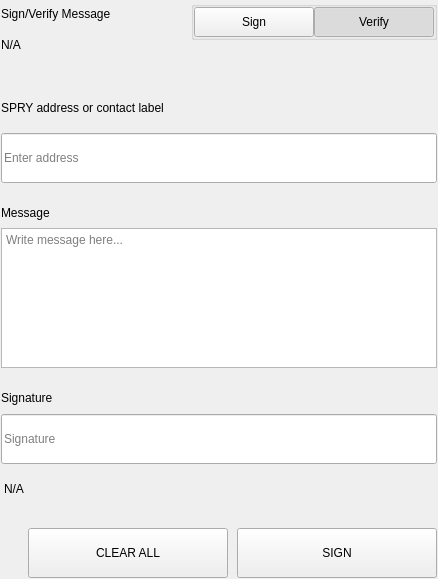
<?xml version="1.0" encoding="UTF-8"?>
<ui version="4.0">
 <class>SettingsSignMessageWidgets</class>
 <widget class="QWidget" name="SettingsSignMessageWidgets">
  <property name="geometry">
   <rect>
    <x>0</x>
    <y>0</y>
    <width>438</width>
    <height>579</height>
   </rect>
  </property>
  <property name="windowTitle">
   <string>Form</string>
  </property>
  <layout class="QVBoxLayout" name="verticalLayout">
   <property name="spacing">
    <number>0</number>
   </property>
   <property name="leftMargin">
    <number>0</number>
   </property>
   <property name="topMargin">
    <number>0</number>
   </property>
   <property name="rightMargin">
    <number>0</number>
   </property>
   <property name="bottomMargin">
    <number>0</number>
   </property>
   <item>
    <widget class="QWidget" name="left" native="true">
     <layout class="QVBoxLayout" name="verticalLayout_3">
      <property name="leftMargin">
       <number>0</number>
      </property>
      <property name="topMargin">
       <number>0</number>
      </property>
      <property name="rightMargin">
       <number>0</number>
      </property>
      <property name="bottomMargin">
       <number>0</number>
      </property>
      <item>
       <widget class="QWidget" name="container_sign" native="true">
        <layout class="QVBoxLayout" name="verticalLayout_2">
         <property name="spacing">
          <number>0</number>
         </property>
         <property name="leftMargin">
          <number>1</number>
         </property>
         <property name="topMargin">
          <number>1</number>
         </property>
         <property name="rightMargin">
          <number>1</number>
         </property>
         <property name="bottomMargin">
          <number>1</number>
         </property>
         <item>
          <layout class="QHBoxLayout" name="horizontalLayout_3" stretch="3,1">
           <property name="spacing">
            <number>40</number>
           </property>
           <item>
            <layout class="QVBoxLayout" name="verticalLayoutTitle">
             <property name="spacing">
              <number>5</number>
             </property>
             <item>
              <widget class="QLabel" name="labelTitle">
               <property name="text">
                <string>Sign/Verify Message</string>
               </property>
              </widget>
             </item>
             <item>
              <widget class="QLabel" name="labelSubtitle1">
               <property name="text">
                <string notr="true">N/A</string>
               </property>
               <property name="wordWrap">
                <bool>true</bool>
               </property>
              </widget>
             </item>
            </layout>
           </item>
           <item alignment="Qt::AlignRight|Qt::AlignTop">
            <widget class="QWidget" name="containerSwitch" native="true">
             <property name="styleSheet">
              <string notr="true">#containerSwitch{
	padding-top:9px;
}</string>
             </property>
             <layout class="QVBoxLayout" name="verticalLayout_6">
              <property name="spacing">
               <number>4</number>
              </property>
              <property name="leftMargin">
               <number>0</number>
              </property>
              <property name="topMargin">
               <number>0</number>
              </property>
              <property name="rightMargin">
               <number>0</number>
              </property>
              <property name="bottomMargin">
               <number>0</number>
              </property>
              <item alignment="Qt::AlignRight">
               <widget class="QGroupBox" name="groupBox">
                <property name="sizePolicy">
                 <sizepolicy hsizetype="Fixed" vsizetype="Preferred">
                  <horstretch>0</horstretch>
                  <verstretch>0</verstretch>
                 </sizepolicy>
                </property>
                <property name="title">
                 <string/>
                </property>
                <property name="alignment">
                 <set>Qt::AlignRight|Qt::AlignTop|Qt::AlignTrailing</set>
                </property>
                <layout class="QHBoxLayout" name="horizontalLayout_4">
                 <property name="spacing">
                  <number>0</number>
                 </property>
                 <property name="leftMargin">
                  <number>0</number>
                 </property>
                 <property name="topMargin">
                  <number>0</number>
                 </property>
                 <property name="rightMargin">
                  <number>0</number>
                 </property>
                 <property name="bottomMargin">
                  <number>0</number>
                 </property>
                 <item>
                  <widget class="QPushButton" name="pushSign">
                   <property name="minimumSize">
                    <size>
                     <width>120</width>
                     <height>30</height>
                    </size>
                   </property>
                   <property name="maximumSize">
                    <size>
                     <width>120</width>
                     <height>30</height>
                    </size>
                   </property>
                   <property name="focusPolicy">
                    <enum>Qt::NoFocus</enum>
                   </property>
                   <property name="text">
                    <string>Sign</string>
                   </property>
                   <property name="checkable">
                    <bool>true</bool>
                   </property>
                   <property name="autoExclusive">
                    <bool>true</bool>
                   </property>
                  </widget>
                 </item>
                 <item>
                  <widget class="QPushButton" name="pushVerify">
                   <property name="minimumSize">
                    <size>
                     <width>120</width>
                     <height>30</height>
                    </size>
                   </property>
                   <property name="maximumSize">
                    <size>
                     <width>120</width>
                     <height>30</height>
                    </size>
                   </property>
                   <property name="focusPolicy">
                    <enum>Qt::NoFocus</enum>
                   </property>
                   <property name="text">
                    <string>Verify</string>
                   </property>
                   <property name="checkable">
                    <bool>true</bool>
                   </property>
                   <property name="checked">
                    <bool>true</bool>
                   </property>
                   <property name="autoExclusive">
                    <bool>true</bool>
                   </property>
                  </widget>
                 </item>
                </layout>
               </widget>
              </item>
              <item alignment="Qt::AlignHCenter|Qt::AlignTop">
               <widget class="QLabel" name="labelSubtitleSwitch">
                <property name="text">
                 <string/>
                </property>
                <property name="alignment">
                 <set>Qt::AlignRight|Qt::AlignTrailing|Qt::AlignVCenter</set>
                </property>
               </widget>
              </item>
             </layout>
            </widget>
           </item>
          </layout>
         </item>
         <item>
          <spacer name="verticalSpacer_2">
           <property name="orientation">
            <enum>Qt::Vertical</enum>
           </property>
           <property name="sizeType">
            <enum>QSizePolicy::Fixed</enum>
           </property>
           <property name="sizeHint" stdset="0">
            <size>
             <width>20</width>
             <height>40</height>
            </size>
           </property>
          </spacer>
         </item>
         <item>
          <widget class="QWidget" name="containerAddress" native="true">
           <property name="sizePolicy">
            <sizepolicy hsizetype="Preferred" vsizetype="Fixed">
             <horstretch>0</horstretch>
             <verstretch>0</verstretch>
            </sizepolicy>
           </property>
           <layout class="QVBoxLayout" name="verticalLayout_5" stretch="0,0">
            <property name="spacing">
             <number>15</number>
            </property>
            <property name="leftMargin">
             <number>0</number>
            </property>
            <property name="topMargin">
             <number>0</number>
            </property>
            <property name="rightMargin">
             <number>0</number>
            </property>
            <property name="bottomMargin">
             <number>0</number>
            </property>
            <item>
             <widget class="QLabel" name="labelSubtitleAddress">
              <property name="minimumSize">
               <size>
                <width>0</width>
                <height>20</height>
               </size>
              </property>
              <property name="maximumSize">
               <size>
                <width>16777215</width>
                <height>20</height>
               </size>
              </property>
              <property name="text">
               <string>SPRY address or contact label</string>
              </property>
             </widget>
            </item>
            <item>
             <widget class="QLineEdit" name="addressIn_SM">
              <property name="minimumSize">
               <size>
                <width>0</width>
                <height>50</height>
               </size>
              </property>
              <property name="maximumSize">
               <size>
                <width>16777215</width>
                <height>50</height>
               </size>
              </property>
              <property name="placeholderText">
               <string>Enter address</string>
              </property>
             </widget>
            </item>
           </layout>
          </widget>
         </item>
         <item>
          <spacer name="verticalSpacer_3">
           <property name="orientation">
            <enum>Qt::Vertical</enum>
           </property>
           <property name="sizeType">
            <enum>QSizePolicy::Fixed</enum>
           </property>
           <property name="sizeHint" stdset="0">
            <size>
             <width>20</width>
             <height>20</height>
            </size>
           </property>
          </spacer>
         </item>
         <item>
          <layout class="QVBoxLayout" name="verticalLayout_9">
           <property name="spacing">
            <number>5</number>
           </property>
           <item>
            <widget class="QLabel" name="labelSubtitleMessage">
             <property name="minimumSize">
              <size>
               <width>0</width>
               <height>20</height>
              </size>
             </property>
             <property name="maximumSize">
              <size>
               <width>16777215</width>
               <height>20</height>
              </size>
             </property>
             <property name="text">
              <string>Message</string>
             </property>
            </widget>
           </item>
           <item>
            <widget class="QPlainTextEdit" name="messageIn_SM">
             <property name="minimumSize">
              <size>
               <width>0</width>
               <height>140</height>
              </size>
             </property>
             <property name="maximumSize">
              <size>
               <width>16777215</width>
               <height>140</height>
              </size>
             </property>
             <property name="placeholderText">
              <string>Write message here...</string>
             </property>
            </widget>
           </item>
          </layout>
         </item>
         <item>
          <spacer name="verticalSpacer_4">
           <property name="orientation">
            <enum>Qt::Vertical</enum>
           </property>
           <property name="sizeType">
            <enum>QSizePolicy::Fixed</enum>
           </property>
           <property name="sizeHint" stdset="0">
            <size>
             <width>20</width>
             <height>20</height>
            </size>
           </property>
          </spacer>
         </item>
         <item>
          <widget class="QWidget" name="widget" native="true">
           <property name="minimumSize">
            <size>
             <width>0</width>
             <height>75</height>
            </size>
           </property>
           <property name="maximumSize">
            <size>
             <width>16777215</width>
             <height>16777215</height>
            </size>
           </property>
           <layout class="QVBoxLayout" name="verticalLayout_4">
            <property name="leftMargin">
             <number>0</number>
            </property>
            <property name="topMargin">
             <number>0</number>
            </property>
            <property name="rightMargin">
             <number>0</number>
            </property>
            <property name="bottomMargin">
             <number>0</number>
            </property>
            <item>
             <widget class="QLabel" name="labelSubtitleSignature">
              <property name="minimumSize">
               <size>
                <width>0</width>
                <height>20</height>
               </size>
              </property>
              <property name="maximumSize">
               <size>
                <width>16777215</width>
                <height>20</height>
               </size>
              </property>
              <property name="text">
               <string>Signature</string>
              </property>
             </widget>
            </item>
            <item>
             <widget class="QLineEdit" name="signatureOut_SM">
              <property name="minimumSize">
               <size>
                <width>0</width>
                <height>50</height>
               </size>
              </property>
              <property name="placeholderText">
               <string>Signature</string>
              </property>
             </widget>
            </item>
           </layout>
          </widget>
         </item>
         <item>
          <widget class="QLabel" name="statusLabel_SM">
           <property name="styleSheet">
            <string notr="true">padding-top:5px;</string>
           </property>
           <property name="text">
            <string notr="true">N/A</string>
           </property>
          </widget>
         </item>
         <item>
          <spacer name="verticalSpacer">
           <property name="orientation">
            <enum>Qt::Vertical</enum>
           </property>
           <property name="sizeType">
            <enum>QSizePolicy::Fixed</enum>
           </property>
           <property name="sizeHint" stdset="0">
            <size>
             <width>20</width>
             <height>20</height>
            </size>
           </property>
          </spacer>
         </item>
         <item>
          <layout class="QHBoxLayout" name="horizontalLayout_7">
           <property name="spacing">
            <number>9</number>
           </property>
           <item>
            <spacer name="horizontalSpacer_5">
             <property name="orientation">
              <enum>Qt::Horizontal</enum>
             </property>
             <property name="sizeType">
              <enum>QSizePolicy::Expanding</enum>
             </property>
             <property name="sizeHint" stdset="0">
              <size>
               <width>40</width>
               <height>20</height>
              </size>
             </property>
            </spacer>
           </item>
           <item>
            <widget class="QPushButton" name="pushButtonClear">
             <property name="minimumSize">
              <size>
               <width>200</width>
               <height>50</height>
              </size>
             </property>
             <property name="focusPolicy">
              <enum>Qt::NoFocus</enum>
             </property>
             <property name="text">
              <string>CLEAR ALL</string>
             </property>
            </widget>
           </item>
           <item>
            <widget class="QPushButton" name="pushButtonSave">
             <property name="minimumSize">
              <size>
               <width>200</width>
               <height>50</height>
              </size>
             </property>
             <property name="maximumSize">
              <size>
               <width>200</width>
               <height>50</height>
              </size>
             </property>
             <property name="focusPolicy">
              <enum>Qt::NoFocus</enum>
             </property>
             <property name="text">
              <string>SIGN</string>
             </property>
            </widget>
           </item>
          </layout>
         </item>
        </layout>
       </widget>
      </item>
     </layout>
    </widget>
   </item>
  </layout>
 </widget>
 <resources/>
 <connections/>
</ui>
